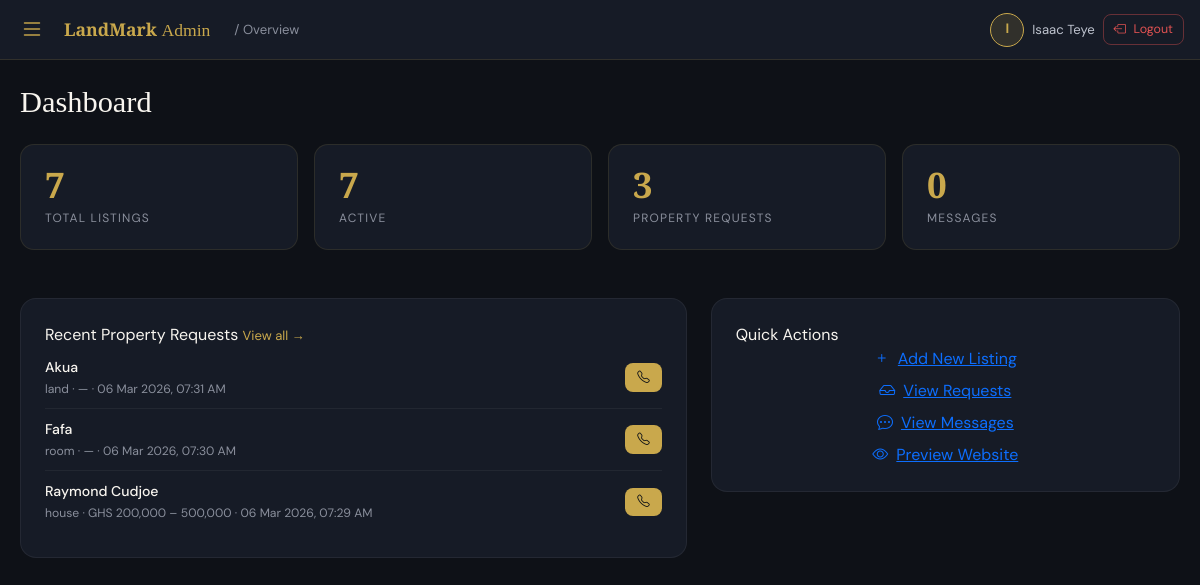
/admin/dashboard (signed in), run on an earlier commit of the app's database.
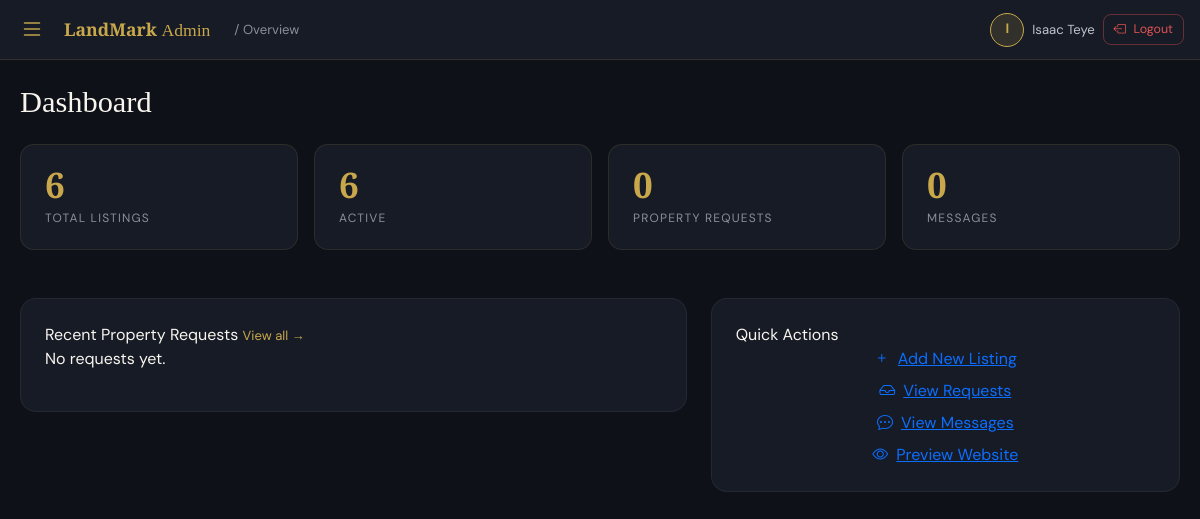
And on a later commit of the database.
### tables this page shows
CREATE TABLE property_requests (
            id          INTEGER PRIMARY KEY AUTOINCREMENT,
            name        TEXT NOT NULL,
            phone       TEXT NOT NULL,
            email       TEXT,
            type        TEXT,
            location    TEXT,
            budget      TEXT,
            bedrooms    TEXT,
            purpose     TEXT,
            urgency     TEXT,
            land_size   TEXT,
            land_use    TEXT,
            land_docs   TEXT,
            details     TEXT,
            admin_reply TEXT,
            created_at  TEXT NOT NULL DEFAULT (datetime('now'))
        );

### app.py (the view)
@app.route('/admin/dashboard')
@admin_required
def admin_dashboard():
    db = get_db()
    stats = {
        'total':    db.execute("SELECT COUNT(*) FROM listings").fetchone()[0],
        'active':   db.execute("SELECT COUNT(*) FROM listings WHERE status='available'").fetchone()[0],
        'requests': db.execute("SELECT COUNT(*) FROM property_requests").fetchone()[0],
        'messages': db.execute("SELECT COUNT(*) FROM messages").fetchone()[0],
        'reviews':  db.execute("SELECT COUNT(*) FROM reviews WHERE approved=0").fetchone()[0],
        'admins':   db.execute("SELECT COUNT(*) FROM admin_users").fetchone()[0],
    }
    recent = db.execute("SELECT * FROM property_requests ORDER BY created_at DESC LIMIT 5").fetchall()
    return render_template('admin/dashboard.html', stats=stats, recent_requests=recent, agent=get_agent())

### app.py (called while the page is built)
def get_db():
    if 'db' not in g:
        g.db = sqlite3.connect(DATABASE)
        g.db.row_factory = sqlite3.Row
        g.db.execute("PRAGMA journal_mode=WAL")
        g.db.execute("PRAGMA foreign_keys=ON")
    return g.db

def get_setting(key, default=''):
    row = get_db().execute("SELECT value FROM settings WHERE key=?", (key,)).fetchone()
    return row['value'] if row else default

def get_agent():
    return {
        'name':     get_setting('agent_name',    'Isaac Teye'),
        'phone':    get_setting('agent_phone',   '0249315662'),
        'email':    get_setting('agent_email',   'iisaacteye@gmail.com'),
        'wa':       get_setting('agent_wa',      '233249315662'),
        'bio':      get_setting('agent_bio',     ''),
        'business': get_setting('business_name', 'LandMark Realty'),
    }

def fmt_dt(dt_str):
    try: return datetime.strptime(dt_str, '%Y-%m-%d %H:%M:%S').strftime('%d %b %Y, %I:%M %p')
    except: return dt_str or ''

def get_current_admin():
    if not session.get('admin_id'): return None
    return get_db().execute("SELECT * FROM admin_users WHERE id=?", (session['admin_id'],)).fetchone()

### templates/admin/dashboard.html (shortened to what this page needs)
{% extends 'admin/base.html' %}
{% block page_title %}Overview{% endblock %}
{% block content %}
<h2 class="page-heading">Dashboard</h2>
<div class="row g-3 mb-5">
  <div class="col-6 col-lg-3">
    <div class="stat-card">
      <div class="stat-num">{{ stats.total }}</div>
      <div class="stat-lbl">Total Listings</div>
    </div>
  </div>
  <div class="col-6 col-lg-3">
    <div class="stat-card">
      <div class="stat-num">{{ stats.active }}</div>
      <div class="stat-lbl">Active</div>
    </div>
  </div>
  <div class="col-6 col-lg-3">
    <div class="stat-card">
      <div class="stat-num">{{ stats.requests }}</div>
      <div class="stat-lbl">Property Requests</div>
    </div>
  </div>
  <div class="col-6 col-lg-3">
    <div class="stat-card">
      <div class="stat-num">{{ stats.messages }}</div>
      <div class="stat-lbl">Messages</div>
    </div>
  </div>
</div>
<div class="row g-4">
  <div class="col-md-7">
    <div class="admin-card">
      <div class="admin-card-header">
        <span>Recent Property Requests</span>
        <a href="{{ url_for('admin_requests') }}" class="btn-link">View all →</a>
      </div>
      {% if recent_requests %}
        {% for r in recent_requests %}
        <div class="mini-row">
          <div>
            <div class="mini-name">{{ r.name }}</div>
            <div class="mini-meta">{{ r.type or '—' }} · {{ r.budget or '—' }} · {{ fmt_dt(r.created_at) }}</div>
          </div>
          <a href="tel:{{ r.phone }}" class="btn-xs btn-gold-xs"><i class="bi bi-telephone"></i></a>
        </div>
        {% endfor %}
      {% else %}
        <p class="empty-msg">No requests yet.</p>
      {% endif %}
    </div>
  </div>
  <div class="col-md-5">
    <div class="admin-card">
      <div class="admin-card-header"><span>Quick Actions</span></div>
      <div class="d-flex flex-column gap-2">
        <a href="{{ url_for('admin_listing_new') }}" class="btn-g w-100 text-center"><i class="bi bi-plus me-2"></i>Add New Listing</a>
        <a href="{{ url_for('admin_requests') }}"    class="btn-o w-100 text-center"><i class="bi bi-inbox me-2"></i>View Requests</a>
        <a href="{{ url_for('admin_messages') }}"    class="btn-dark-sm w-100 text-center"><i class="bi bi-chat-dots me-2"></i>View Messages</a>
        <a href="{{ url_for('index') }}" target="_blank" class="btn-dark-sm w-100 text-center"><i class="bi bi-eye me-2"></i>Preview Website</a>
      </div>
    </div>
  </div>
</div>
{% endblock %}

What changed in the data, as far as the page shows it:
removed property_requests: name "Akua", type "land", budget "—", created_at "06 Mar 2026, 07:31 AM"
removed property_requests: name "Fafa", type "room", budget "—", created_at "06 Mar 2026, 07:30 AM"
removed property_requests: name "Raymond Cudjoe", type "house", budget "GHS 200,000 – 500,000", created_at "06 Mar 2026, 07:29 AM"
Also different on the page:
{{ stats.total }}: "7" → "6"
{{ stats.active }}: "7" → "6"
{{ stats.requests }}: "3" → "0"
text now shown: "No requests yet."
